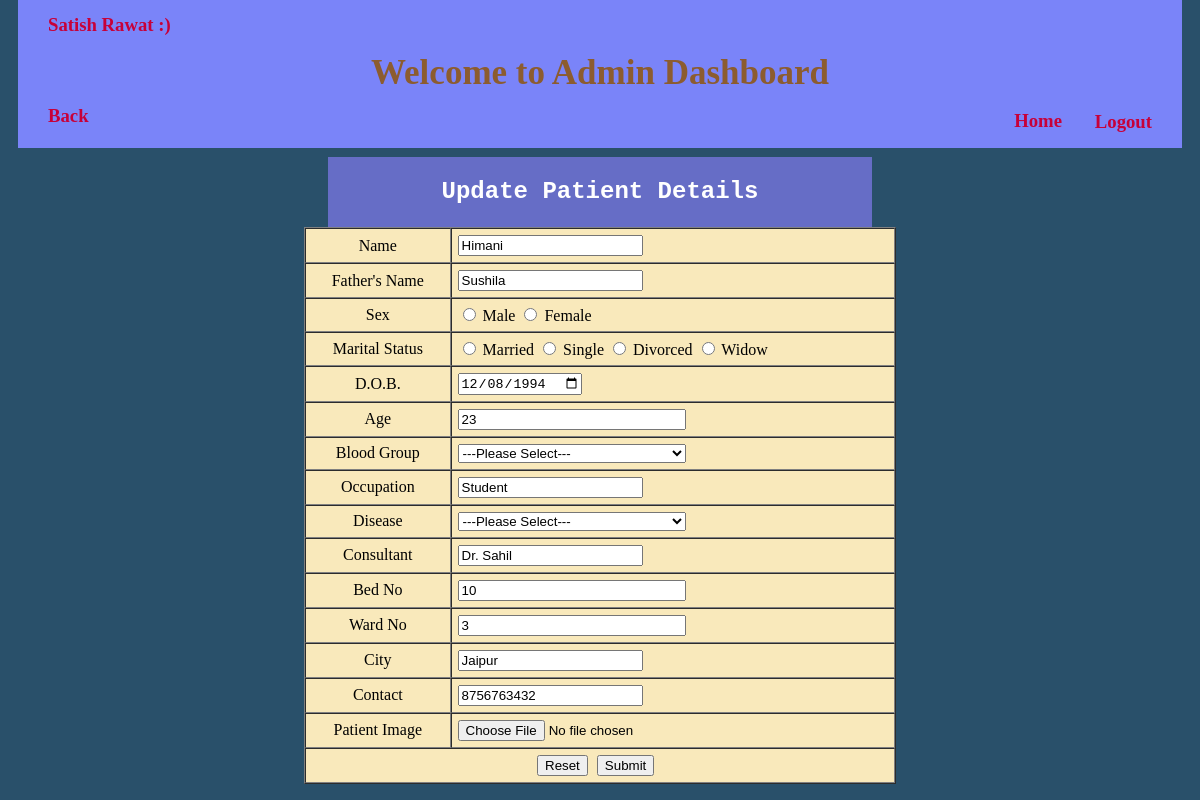
The page /ehospital/admin/updateform_p.php?sid=1006 (signed in) on the database its author committed.
### tables this page shows
CREATE TABLE `patient` (
  `id` int(20) NOT NULL,
  `name` varchar(30) NOT NULL,
  `mname` varchar(40) NOT NULL,
  `fname` varchar(30) NOT NULL,
  `mstatus` varchar(20) NOT NULL,
  `dob` date NOT NULL,
  `age` int(11) NOT NULL,
  `sex` varchar(5) NOT NULL,
  `bgroup` varchar(5) NOT NULL,
  `occupation` varchar(40) NOT NULL,
  `disease` varchar(50) NOT NULL,
  `consultant` varchar(25) NOT NULL,
  `bed_no` int(11) NOT NULL,
  `ward_no` int(11) NOT NULL,
  `admit_date` date NOT NULL,
  `discharge_date` date NOT NULL,
  `city` varchar(35) NOT NULL,
  `contact_no` varchar(15) NOT NULL,
  `image` text NOT NULL
);

### ehospital/admin/updateform_p.php (the view, shortened to what this page needs)
<?php
	include('header.php');
	include('titlehead.php');
	include('../dbcon.php');
	$sid = $_GET['sid'];
	$qry = "SELECT * FROM `patient` WHERE `id` = '$sid'";
	$run = mysqli_query($con, $qry);
	$data = mysqli_fetch_assoc($run);
?>
	<h3 style = "margin-top : -45px; margin-left : 40px; " align = "left"><a class = "a3link" title = "Back to Update Patient !" href = "updatepatient.php">Back</a></h3>
	<div class = "table" >
	<h2 class = "addpatient" align = "center" style = "font-family : courier; " >Update Patient Details</h2>
	</div>
	<form action = "updatedata_p.php" method = "post" enctype = "multipart/form-data" >
		<table border = "1" width = "50%" align = "center" cellpadding = "6px" cellspacing = "0px" bgcolor = " #f9e9bb " style = "margin-top : -20px;" >
			<tr>
				<td align = "center" >Name</td> <td><input type = "text" name = "name" value = "<?php echo $data['name']; ?>" /></td>
			</tr>
			<tr>
				<td align = "center" >Father's Name</td> <td><input type = "text" name = "fname" value = "<?php echo $data['fname']; ?>" /></td>
			</tr>
			<tr>
				<td align = "center" >Sex</td> <td> <input type = "radio" name = "sex" value = "Male" required > Male <input type = "radio" name = "sex" value = "Female"> Female </td>
			</tr>
			<tr>
				<td align = "center" >Marital Status</td>
				<td><input type = "radio" name = "mstatus" value = "Married" required > Married <input type = "radio" name = "mstatus" value = "Single" > Single <input type = "radio" name = "mstatus" value = "Divorced" > Divorced <input type = "radio" name = "mstatus" value = "Widow"> Widow </td>
			</tr>
			<tr>
				<td align = "center" >D.O.B.</td> <td><input type = "date" name = "dob" value = "<?php echo $data['dob']; ?>" /></td>
			</tr>
			<tr>
				<td align = "center" >Age</td> <td><input type = "number" name = "age" style = "width : 53%; " value = "<?php echo $data['age']; ?>" /></td>
			</tr>
			<tr>
				<td align = "center" >Blood Group</td>
				<td><select name = "bgroup" style = "width : 53%; " required >
					<option value = "" >---Please Select---</option>
					</select></td>
			</tr>
			<tr>
				<td align = "center" >Occupation</td> <td><input type = "text" name = "occupation" value = "<?php echo $data['occupation']; ?>" /></td>
			</tr>
			<tr>
			<td align = "center" >Disease</td>
			<td><select name = "disease" style = "width : 53%;" required >
				<option value="">---Please Select---</option>
			    </select></td>
		</tr>
			<tr>
				<td align = "center" >Consultant</td> <td><input type = "text" name = "consultant" value = "<?php echo $data['consultant']; ?>" /></td>
			</tr>
			<tr>
				<td align = "center" >Bed No</td> <td><input type = "number" name = "bed_no" value = "<?php echo $data['bed_no']; ?>" style = "width : 53%; " /></td>
			</tr>
			<tr>
				<td align = "center" >Ward No</td> <td><input type = "number" name = "ward_no" value = "<?php echo $data['ward_no']; ?>" style = "width : 53%; " /></td>
			</tr>
			<tr>
				<td align = "center" >City</td> <td><input type = "text" name = "city" value = "<?php echo $data['city']; ?>" required = "required" /></td>
			</tr>
			<tr>
				<td align = "center" >Contact</td> <td><input type = "text" name = "contact" value = "<?php echo $data['contact_no']; ?>" /></td>
			</tr>
			<tr>
				<td align = "center" >Patient Image</td> <td><input type = "file" name = "image" /></td>
			</tr>
			<tr>
				<td colspan = "2">
				<input style = "margin-left : 225px;" type = "reset" name = "reset" value = "Reset" />
				<input style = "margin-left : 5px;" type = "submit" name = "submit" value = "Submit" />
				</td>
			</tr>
		</table>
		</form>

### ehospital/css/style.css (style rules this page uses)
.addpatient { background-color : #666dc6 ; color : white; margin-left : 320px; margin-right : 320px; margin-top : 30px; height : 70px; line-height : 70px; }
.table { margin-top : 20px; }
.a3link { text-decoration : none; color : #C70039 ; margin-top : -140px; }

### rows shown on the page
patient: name "Himani", fname "Sushila", dob "12/08/1994", age "23", occupation "Student", consultant "Dr. Sahil", bed_no "10", ward_no "3", city "Jaipur", contact "8756763432"

### other values the page prints
$_SESSION['name'] "Satish"
$_SESSION['lname'] "Rawat"
